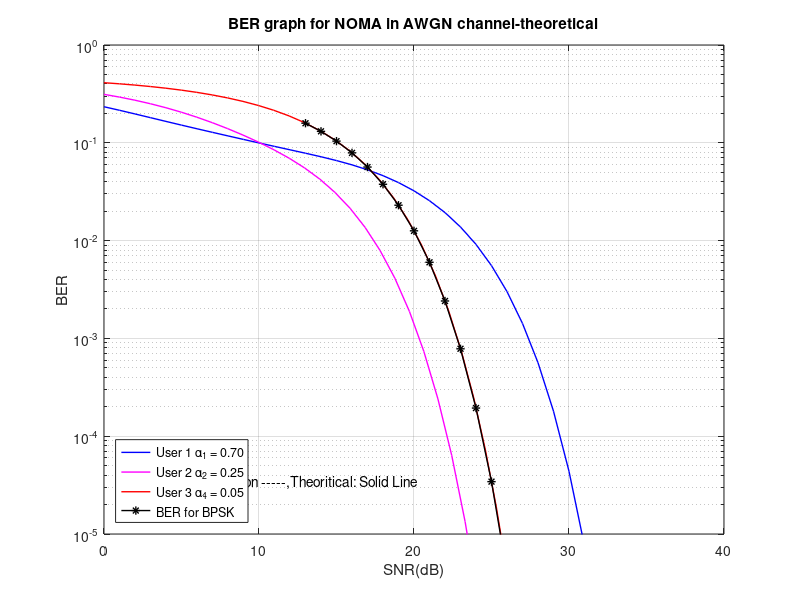

This figure's MATLAB source:
clear, clc;
P=1;
[a1, a2, a3] = deal(0.70, 0.25, 0.05);
a=[a1, a2, a3];
[A1, A2 ,A3] = deal(sqrt(P*a1),sqrt(P*a2),sqrt(P*a3));
A=[A1, A2 ,A3];
mtx1=[1 1 1;1 -1 1;1 1 -1;1 -1 -1];
mtx2=[1 1;1 -1];
mtx3=1;
M=3;OMEGA=1;zeta=0.001;
[ls1, ls2, ls3]=deal(4, 2, 1);
[sumt1, sumt2,~]=deal(0,0,0);
omega21=OMEGA*zeta*0;
omega22=OMEGA*zeta*0.70;
omega23=OMEGA*zeta*0.95;
SNR = 0:40;
gamma=10.^(SNR./10);
variance=P./gamma;
gamma1=P./(variance + omega21);
gamma2=P./(variance + omega22);
gamma3=P./(variance + omega23);   
snr1=pow2db(gamma1);
snr2=pow2db(gamma2);
snr3=pow2db(gamma3);
% correct power
for h =1:M 
        mtx1(:,h)=mtx1(:,h)*A(h);
end
for h =1:M-1 
        mtx2(:,h)=mtx2(:,h)*A(h+1);
end
mtx3=A(3)*mtx3;
% Summation Error
for j=1:ls1
    Y=mtx1(j,:);
    beta=sum(Y)/sqrt(P);
    betasic=beta.*sqrt(P./(P+gamma.*omega21));
    sumt1=sumt1+qfunc(betasic.*sqrt(gamma));
end
for j=1:ls2
   Y=mtx2(j,:);
   beta=sum(Y)/sqrt(P);
   betasic=beta.*sqrt(P./(P+gamma.*omega22));
   sumt2=sumt2+qfunc(betasic.*sqrt(gamma));
end

Y=mtx3;
beta=sum(Y)/sqrt(P);
betasic=beta.*sqrt(P./(P+gamma.*omega23));
sumt3=qfunc(betasic.*sqrt(gamma));

k1=1/ls1 .* sumt1;
k2=1/ls2 .* sumt2;
k3=1/ls3 .* sumt3;
figure(1)
colorstring = 'bmrk';
semilogy(snr1,k1,'-','Color', colorstring(1),'LineWidth',1),hold on;grid on;
ylim([10^(-5) 1]);xlim([0 inf])
semilogy(snr2,k2,'-','Color', colorstring(2),'LineWidth',1);
semilogy(snr3,k3,'-','Color', colorstring(3),'LineWidth',1);hold on
snr = db2pow(SNR);
theoryBer = qfunc(sqrt(snr));
semilogy(SNR+13,theoryBer,'*-','Color',colorstring(4),'linewidth',1);
ylim([10^(-5) 1])
legend('User 1 \alpha_1 = 0.70','User 2 \alpha_2 = 0.25','User 3 \alpha_4 = 0.05','BER for BPSK','Location','southwest');
txt1 = 'Simulation -----,Theoritical: Solid Line';
text(6,3.43e-05,txt1)
title('BER graph for NOMA in AWGN channel-theoretical');
xlabel('SNR(dB)');
ylabel('BER');